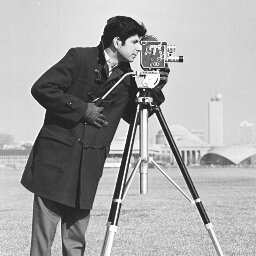
//> input picture assignment-1/input_images/cameraman.jpg, 256 x 256 px
$ ./histogram_plot   (built with g++ and OpenCV 4)
//> lines starting //> are read from the running program, lines starting //| are printed output that depends on the picture; after the words box and inside, x2 and y2 are one past the last pixel; in counts of white or black regions, pixels touching at a corner belong together
#include <opencv2/opencv.hpp>
#include "opencv2/objdetect/objdetect.hpp"
#include "opencv2/highgui/highgui.hpp"
#include "opencv2/imgproc/imgproc.hpp"
#include <iostream>

using namespace std;
using namespace cv;

int main(int, char**)
{
    Mat gray=imread("cameraman.jpg",0);
//> gray is the input picture: 256 rows x 256 cols, CV_8UC1; min 15, max 255, mean 166.9
    namedWindow( "Gray", 1 );    imshow( "Gray", gray );

    // Initialize parameters
    int histSize = 256;    // bin size
    float range[] = { 0, 255 };
    const float *ranges[] = { range };

    // Calculate histogram
    MatND hist;
    calcHist( &gray, 1, 0, Mat(), hist, 1, &histSize, ranges, true, false );
//> hist = 256 values, max 3108 at index 214, min 0 at index 0, mean 254.9

    // Show the calculated histogram in command window
    double total;
    total = gray.rows * gray.cols;
//> total = 65536
    for( int h = 0; h < histSize; h++ )
         {
            float binVal = hist.at<float>(h);
            cout<<" "<<binVal;
         }
//> this loop made 256 passes
//> binVal on passes 1 to 3: 0, 0, 0
//|  0 0 0 0 0 0 0 0
//> (output is shown up to pass 8 of 256)

    // Plot the histogram
    int hist_w = 512; int hist_h = 400;
    int bin_w = cvRound( (double) hist_w/histSize );

    Mat histImage( hist_h, hist_w, CV_8UC1, Scalar( 0,0,0) );
    normalize(hist, hist, 0, histImage.rows, NORM_MINMAX, -1, Mat() );
//> hist = 256 values, max 400 at index 214, min 0 at index 0, mean 32.81

    for( int i = 1; i < histSize; i++ )
    {
      line( histImage, Point( bin_w*(i-1), hist_h - cvRound(hist.at<float>(i-1)) ) ,
                       Point( bin_w*(i), hist_h - cvRound(hist.at<float>(i)) ),
                       Scalar( 255, 0, 0), 2, 8, 0  );
    }
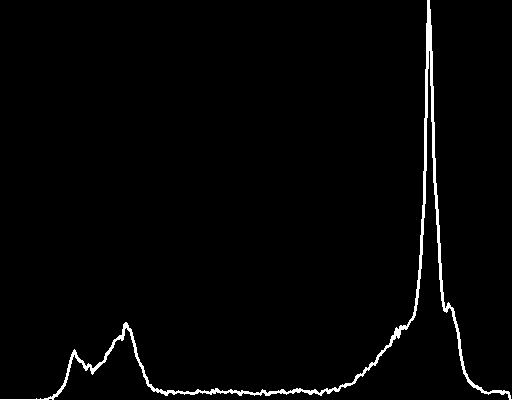
//> histImage: 400 rows x 512 cols, CV_8UC1; 1.9% white; 1 white region, box (x1, y1, x2, y2) and area: (0, 0, 512, 400) 3986

    namedWindow( "Result", 1 );    imshow( "Result", histImage );

    waitKey(0);
    return 0;
}
// g++ main.cpp -lopencv_core -lopencv_highgui -lopencv_imgcodecs -lopencv_imgproc -lopencv_videoio
